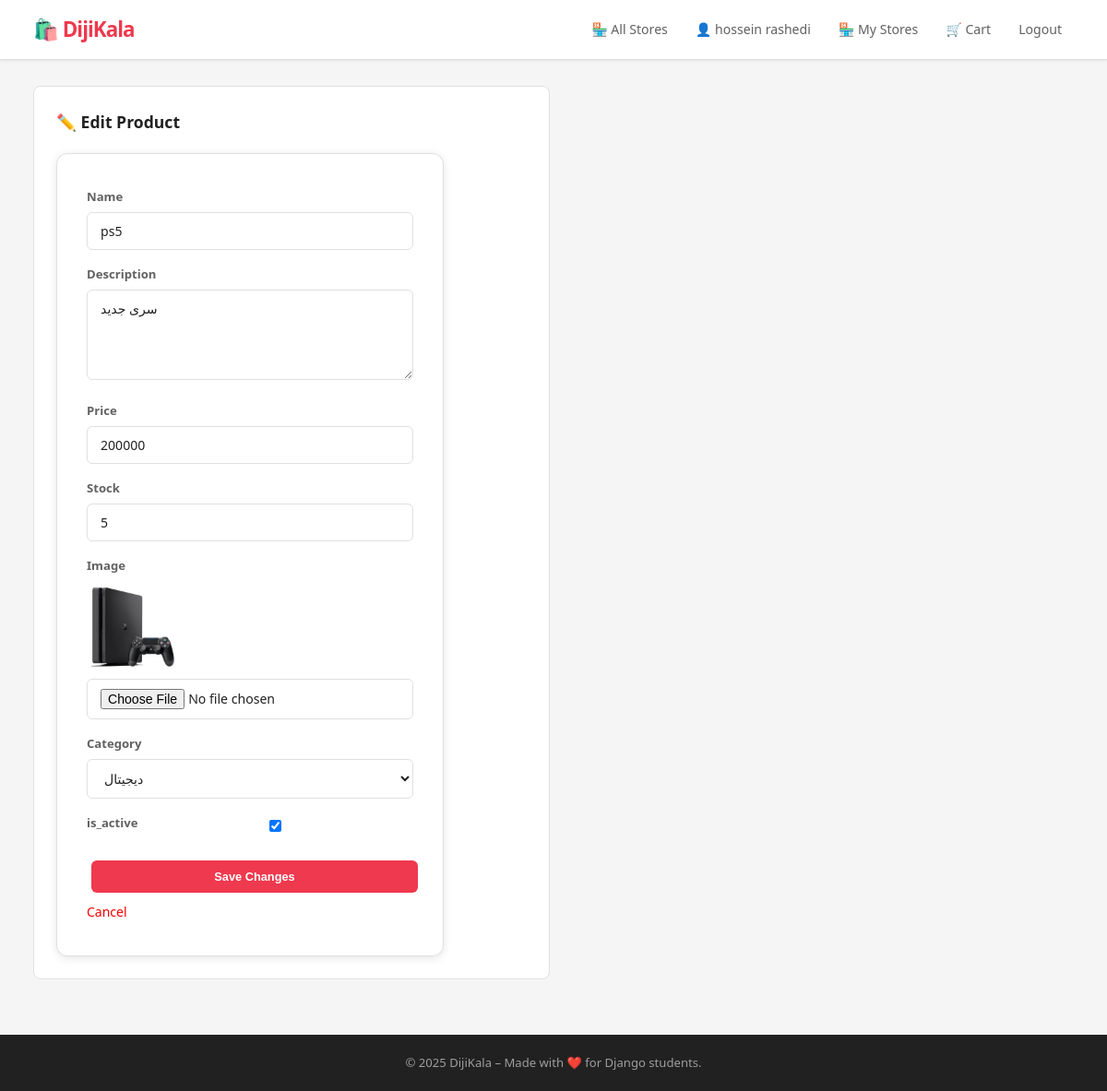
The page /stores/seller/product/2/edit/ (signed in) on the database its author committed.
### accounts/models.py (models this page shows)
class User(AbstractBaseUser, PermissionsMixin):
        phone = models.CharField(max_length=15, unique=True, verbose_name="Phone Number")
        first_name = models.CharField(max_length=100,verbose_name="First Name")
        last_name = models.CharField(max_length=100,verbose_name="Last Name")
        is_active = models.BooleanField(default=True)
        is_staff = models.BooleanField(default=False)
        is_seller = models.BooleanField(default=False)
        created_at = models.DateTimeField(auto_now_add=True)
        updated_at = models.DateTimeField(auto_now=True)
        objects = CustomUserManager()
        USERNAME_FIELD = 'phone'
        REQUIRED_FIELDS = ['first_name','last_name']
        def __str__(self):
            return f"{self.first_name} {self.last_name}"

### stores/models.py (models this page shows, shortened)
class Product(models.Model):
    category = models.ForeignKey(Category, on_delete=models.SET_NULL, null=True, blank=True, related_name='products')
    name = models.CharField(max_length=200,verbose_name="Name")
    price = models.DecimalField(max_digits=10,decimal_places=0,verbose_name="Price")
    description = models.TextField(blank=True, null=True,verbose_name="Descriptions")
    image = models.ImageField( upload_to="stores/images/",verbose_name="Image")
    store = models.ForeignKey(Store,on_delete=models.CASCADE,related_name="products")
    created_at = models.DateTimeField(auto_now_add=True)
    stock = models.PositiveIntegerField(default=0, verbose_name="Stock")
    is_active = models.BooleanField(default=True, verbose_name="Active")
    class Meta:
        verbose_name = "Product"
        verbose_name_plural = "Products"
        ordering = ["-created_at"]

### stores/views.py (the view)
# urls.py: path('seller/product/<int:product_id>/edit/', edit_product, name='edit_product'),
@login_required
def edit_product(request, product_id):
    product = get_object_or_404(Product, id=product_id)
    if product.store.owner != request.user:
        raise PermissionDenied
    form = AddProductForm(request.POST or None, request.FILES or None, instance=product)
    if form.is_valid():
        form.save()
        messages.success(request, 'Product updated.')
        return redirect('manage_store', pk=product.store.pk)
    return render(request, 'stores/edit_product.html', {
        'form': form,
        'product': product,
    })

### stores/forms.py (shortened to what this page needs)
class AddProductForm(forms.ModelForm):
    class Meta:
        model = Product
        fields = ['name', 'description', 'price', 'stock', 'image', 'category','is_active']
        widgets = {
            'name': forms.TextInput(attrs={'class': 'form-control'}),
            'description': forms.Textarea(attrs={'class': 'form-control', 'rows': 4}),
            'price': forms.NumberInput(attrs={'class': 'form-control'}),
            'stock': forms.NumberInput(attrs={'class': 'form-control'}),
            'image': forms.FileInput(attrs={'class': 'form-control'}),
            'category': forms.Select(attrs={'class': 'form-control'}),
            'is_active': forms.CheckboxInput(attrs={'class': 'form-control'}),
        }

### stores/models.py (called while the page is built)
    def __str__(self):
        return self.name

### templates/stores/edit_product.html (shortened to what this page needs)
{% extends 'base/base.html' %}
{% block content %}
<div class="form-container">
    <h2>✏️ Edit Product</h2>
    <form method="post" enctype="multipart/form-data" class="auth-form">
        <div class="form-group">
            <label>Name</label>
            {{ form.name }}
        </div>
        <div class="form-group">
            <label>Description</label>
            {{ form.description }}
        </div>
        <div class="form-group">
            <label>Price</label>
            {{ form.price }}
        </div>
        <div class="form-group">
            <label>Stock</label>
            {{ form.stock }}
        </div>
        <div class="form-group">
            <label>Image</label>
            {% if product.image %}
                <img src="{{ product.image.url }}" alt="{{ product.name }}" width="100">
            {% endif %}
            {{ form.image }}
        </div>
        <div class="form-group">
            <label>Category</label>
            {{ form.category }}
        </div>
        <div class="form-group" style="display: flex; justify-content: space-evenly; align-items: center; ">
            <label>is_active</label>
            {{ form.is_active }}
        </div>
        <button type="submit" class="btn">Save Changes</button>
        <a href="{% url 'manage_store' product.store.pk %}" class="btn-link" style="text-decoration: none; color: red;">Cancel</a>
    </form>
</div>
{% endblock %}

### templates/base/base.html (shortened to what this page needs)
{% load static %}
<!DOCTYPE html>
<html lang="en">
<head>
    <link rel="stylesheet" href="{% static 'css/style.css' %}">
</head>
<body>
    <nav class="navbar">
        <div class="container">
            <div class="nav-left">
                <a href="/" class="logo">🛍️ DijiKala</a>
            </div>
            <div class="nav-right">
                <a href="{% url 'stores_list' %}">🏪 All Stores</a>
                {% if user.is_authenticated %}
                    <a href="{% url 'customer_panel' %}">👤 {{ user }}</a>
                    {% if user.is_seller %}
                        <a href="{% url 'seller_panel' %}">🏪 My Stores</a>
                    {% endif %}
                    <a href="{% url 'cart' %}">🛒 Cart</a>
                    <form method="post" action="{% url 'logout' %}" style="display:inline;">
                        <button type="submit" class="btn-link">Logout</button>
                    </form>
                {% else %}
                    <a href="{% url 'login' %}">Login</a>
                    <a href="{% url 'signup' %}">Sign Up</a>
                {% endif %}
            </div>
        </div>
    </nav>
    <main class="container">
        {% block content %}
        {% endblock %}
    </main>
    <footer class="footer">
        <p>© 2025 DijiKala – Made with ❤️ for Django students.</p>
    </footer>
</body>
</html>

### static/css/style.css (style rules this page uses)
*, *::before, *::after { margin: 0; padding: 0; box-sizing: border-box; }
:root { --red: #EF394E; --red-dark: #D4102A; --red-light: #FFF0F2; --red-mid: #FFD6DB; --orange: #FF6B00; --orange-light: #FFF3E8; --gray-50: #F5F5F5; --gray-100: #EEEEEE; --gray-200: #E0E0E0; --gray-400: #9E9E9E; --gray-600: #616161; --gray-800: #212121; --white: #FFFFFF; --radius-sm: 6px; --radius: 8px; --radius-lg: 12px; --shadow-sm: 0 1px 4px rgba(0,0,0,0.08); --shadow-md: 0 2px 10px rgba(0,0,0,0.1); --t: 0.15s ease; }
body { background: var(--gray-50); color: var(--gray-800); font-family: 'IRANSans', 'Segoe UI', Tahoma, system-ui, sans-serif; font-size: 14px; line-height: 1.6; min-height: 100vh; display: flex; flex-direction: column; }
.navbar { background: var(--white); border-bottom: 1px solid var(--gray-200); position: sticky; top: 0; z-index: 200; box-shadow: var(--shadow-sm); }
.navbar .container { height: 64px; }
.logo { font-weight: 900; font-size: 1.4rem; color: var(--red); text-decoration: none; letter-spacing: -1px; }
.nav-right { display: flex; align-items: center; gap: 4px; }
.nav-right a { text-decoration: none; color: var(--gray-600); font-weight: 500; font-size: 0.88rem; padding: 7px 13px; border-radius: var(--radius-sm); transition: background var(--t), color var(--t); white-space: nowrap; }
.nav-right form button.btn-link { background: none; border: none; color: var(--gray-600); font-weight: 500; font-size: 0.88rem; padding: 7px 13px; border-radius: var(--radius-sm); cursor: pointer; transition: background var(--t), color var(--t); font-family: inherit; }
.container { width: 94%; max-width: 1200px; margin: 0 auto; display: flex; justify-content: space-between; align-items: center; }
main.container { display: block; padding: 28px 0 60px; flex: 1; }
.btn { display: inline-flex; align-items: center; justify-content: center; gap: 6px; margin:10px 5px 10px 5px; background: var(--red); color: var(--white); padding: 10px 10px !important; border: none; border-radius: var(--radius-sm); cursor: pointer; text-decoration: none; font-size: 0.8rem !important; font-weight: 600; transition: background var(--t), transform var(--t); white-space: nowrap; }
.auth-form { background: var(--white); padding: 36px 32px; border-radius: var(--radius-lg); box-shadow: var(--shadow-md); width: 100%; max-width: 420px; border: 1px solid var(--gray-200); }
.form-group { margin-bottom: 16px; }
.form-group label { display: block; font-size: 0.82rem; font-weight: 600; color: var(--gray-600); margin-bottom: 6px; }
.form-group input, .form-group textarea, .form-group select, .auth-form input, .auth-form textarea, .auth-form select { width: 100%; padding: 10px 14px; border: 1.5px solid var(--gray-200); border-radius: var(--radius-sm); font-size: 0.88rem; font-family: inherit; background: var(--white); color: var(--gray-800); transition: border-color var(--t); outline: none; }
.auth-form .btn { width: 100%; padding: 11px; font-size: 0.92rem; margin-top: 8px; }
.form-container { background: var(--white); border-radius: var(--radius); border: 1px solid var(--gray-200); padding: 24px; max-width: 560px; }
.form-container h2 { font-size: 1.1rem; font-weight: 700; margin-bottom: 20px; }
.footer { background: var(--gray-800); color: var(--gray-400); text-align: center; padding: 20px; font-size: 0.82rem; margin-top: auto; }

### rows shown on the page
User: first_name+last_name "hossein rashedi"
Product: name "ps5", description "سری جدید", price "200000", stock "5", image (picture), category "دیجیتال", is_active "☑"
